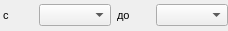
<?xml version="1.0" encoding="UTF-8"?>
<ui version="4.0">
 <class>TimeEditItem</class>
 <widget class="QWidget" name="TimeEditItem">
  <property name="geometry">
   <rect>
    <x>0</x>
    <y>0</y>
    <width>228</width>
    <height>31</height>
   </rect>
  </property>
  <property name="minimumSize">
   <size>
    <width>0</width>
    <height>31</height>
   </size>
  </property>
  <property name="windowTitle">
   <string>Form</string>
  </property>
  <layout class="QHBoxLayout" name="horizontalLayout">
   <property name="leftMargin">
    <number>0</number>
   </property>
   <property name="topMargin">
    <number>0</number>
   </property>
   <property name="rightMargin">
    <number>0</number>
   </property>
   <property name="bottomMargin">
    <number>0</number>
   </property>
   <item>
    <widget class="QLabel" name="l1">
     <property name="font">
      <font>
       <pointsize>8</pointsize>
      </font>
     </property>
     <property name="text">
      <string> c </string>
     </property>
    </widget>
   </item>
   <item>
    <widget class="QComboBox" name="t1">
     <property name="font">
      <font>
       <pointsize>8</pointsize>
      </font>
     </property>
     <property name="cursor">
      <cursorShape>ArrowCursor</cursorShape>
     </property>
     <property name="mouseTracking">
      <bool>false</bool>
     </property>
     <property name="focusPolicy">
      <enum>Qt::WheelFocus</enum>
     </property>
     <property name="contextMenuPolicy">
      <enum>Qt::DefaultContextMenu</enum>
     </property>
     <property name="layoutDirection">
      <enum>Qt::LeftToRight</enum>
     </property>
     <property name="editable">
      <bool>false</bool>
     </property>
     <property name="frame">
      <bool>true</bool>
     </property>
    </widget>
   </item>
   <item>
    <widget class="QLabel" name="l2">
     <property name="font">
      <font>
       <pointsize>8</pointsize>
      </font>
     </property>
     <property name="text">
      <string>до</string>
     </property>
    </widget>
   </item>
   <item>
    <widget class="QComboBox" name="t2">
     <property name="font">
      <font>
       <pointsize>8</pointsize>
      </font>
     </property>
     <property name="editable">
      <bool>false</bool>
     </property>
     <property name="insertPolicy">
      <enum>QComboBox::InsertAtBottom</enum>
     </property>
     <property name="sizeAdjustPolicy">
      <enum>QComboBox::AdjustToContentsOnFirstShow</enum>
     </property>
     <property name="duplicatesEnabled">
      <bool>false</bool>
     </property>
     <property name="frame">
      <bool>true</bool>
     </property>
    </widget>
   </item>
  </layout>
 </widget>
 <resources/>
 <connections/>
</ui>
